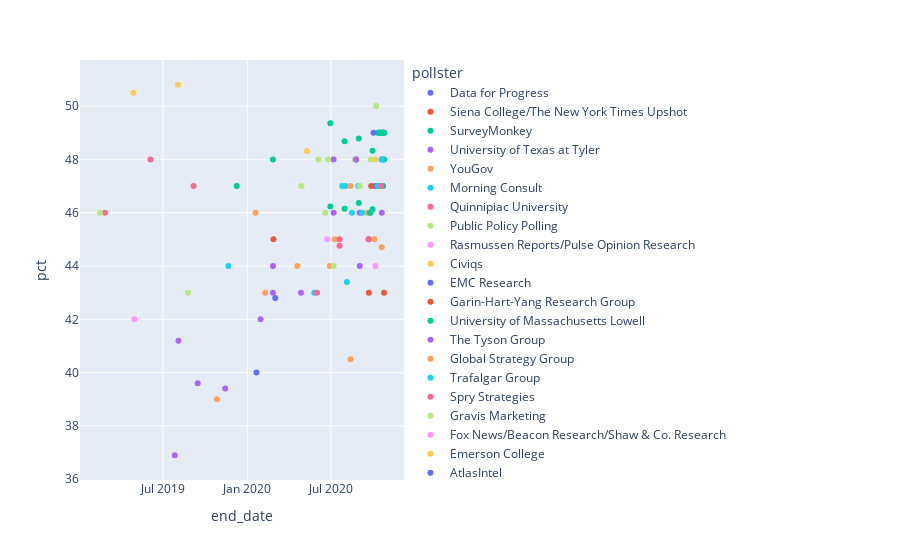

The notebook cell saved with this chart:
### Code cell
jb_tx_scatter = px.scatter(jb_texas, y="pct", x="end_date", color="pollster")
jb_tx_scatter.show()

### Figure 1 — Plotly figure (JSON) as saved in the notebook; plotly's stock layout.template omitted (floating-point values rounded to 4 significant figures)
{"data": [{"hovertemplate": "pollster=Data for Progress<br>end_date=%{x}<br>pct=%{y}<extra></extra>", "legendgroup": "Data for Progress", "marker": {"color": "#636efa", "symbol": "circle"}, "mode": "markers", "name": "Data for Progress", "orientation": "v", "showlegend": true, "type": "scatter", "x": ["2020-10-25T00:00:00", "2020-10-18T00:00:00", "2020-10-05T00:00:00", "2020-09-22T00:00:00", "2020-08-25T00:00:00", "2020-01-21T00:00:00"], "xaxis": "x", "y": [49, 47, 47, 45, 48, 40], "yaxis": "y"}, {"hovertemplate": "pollster=Siena College/The New York Times Upshot<br>end_date=%{x}<br>pct=%{y}<extra></extra>", "legendgroup": "Siena College/The New York Times Upshot", "marker": {"color": "#EF553B", "symbol": "circle"}, "mode": "markers", "name": "Siena College/The New York Times Upshot", "orientation": "v", "showlegend": true, "type": "scatter", "x": ["2020-10-25T00:00:00", "2020-09-22T00:00:00"], "xaxis": "x", "y": [43, 43], "yaxis": "y"}, {"hovertemplate": "pollster=SurveyMonkey<br>end_date=%{x}<br>pct=%{y}<extra></extra>", "legendgroup": "SurveyMonkey", "marker": {"color": "#00cc96", "symbol": "circle"}, "mode": "markers", "name": "SurveyMonkey", "orientation": "v", "showlegend": true, "type": "scatter", "x": ["2020-10-25T00:00:00", "2020-10-25T00:00:00", "2020-10-24T00:00:00", "2020-10-24T00:00:00", "2020-10-23T00:00:00", "2020-10-23T00:00:00", "2020-10-22T00:00:00", "2020-10-22T00:00:00", "2020-10-21T00:00:00", "2020-10-21T00:00:00", "2020-10-20T00:00:00", "2020-10-20T00:00:00", "2020-10-19T00:00:00", "2020-10-19T00:00:00", "2020-10-18T00:00:00", "2020-10-18T00:00:00", "2020-10-17T00:00:00", "2020-10-17T00:00:00", "2020-10-16T00:00:00", "2020-10-16T00:00:00", "2020-10-15T00:00:00", "2020-10-15T00:00:00", "2020-10-14T00:00:00", "2020-10-14T00:00:00", "2020-10-13T00:00:00", "2020-10-13T00:00:00", "2020-10-12T00:00:00", "2020-10-12T00:00:00", "2020-09-30T00:00:00", "2020-09-30T00:00:00", "2020-08-31T00:00:00", "2020-08-31T00:00:00", "2020-07-31T00:00:00", "2020-07-31T00:00:00", "2020-06-30T00:00:00", "2020-06-30T00:00:00"], "xaxis": "x", "y": [49, 48, 49, 48, 49, 47, 49, 47, 49, 47, 49, 47, 49, 47, 49, 47, 49, 47, 49, 47, 49, 47, 49, 47, 49, 47, 49, 47, 46.13, 48.32, 46.36, 48.78, 46.15, 48.68, 46.23, 49.36], "yaxis": "y"}, {"hovertemplate": "pollster=University of Texas at Tyler<br>end_date=%{x}<br>pct=%{y}<extra></extra>", "legendgroup": "University of Texas at Tyler", "marker": {"color": "#ab63fa", "symbol": "circle"}, "mode": "markers", "name": "University of Texas at Tyler", "orientation": "v", "showlegend": true, "type": "scatter", "x": ["2020-10-20T00:00:00", "2020-10-20T00:00:00", "2020-09-02T00:00:00", "2020-09-02T00:00:00", "2020-07-07T00:00:00", "2020-07-07T00:00:00", "2020-04-27T00:00:00", "2020-02-26T00:00:00", "2020-01-30T00:00:00", "2019-11-14T00:00:00", "2019-09-15T00:00:00", "2019-08-04T00:00:00", "2019-07-27T00:00:00"], "xaxis": "x", "y": [46, 48, 44, 46, 46, 48, 43, 44, 42, 39.4, 39.6, 41.2, 36.9], "yaxis": "y"}, {"hovertemplate": "pollster=YouGov<br>end_date=%{x}<br>pct=%{y}<extra></extra>", "legendgroup": "YouGov", "marker": {"color": "#FFA15A", "symbol": "circle"}, "mode": "markers", "name": "YouGov", "orientation": "v", "showlegend": true, "type": "scatter", "x": ["2020-10-20T00:00:00", "2020-10-04T00:00:00", "2020-09-18T00:00:00", "2020-08-13T00:00:00", "2020-07-10T00:00:00", "2020-06-29T00:00:00", "2020-04-19T00:00:00", "2020-02-09T00:00:00", "2019-10-27T00:00:00"], "xaxis": "x", "y": [44.7, 45, 46, 40.5, 45, 44, 44, 43, 39], "yaxis": "y"}, {"hovertemplate": "pollster=Morning Consult<br>end_date=%{x}<br>pct=%{y}<extra></extra>", "legendgroup": "Morning Consult", "marker": {"color": "#19d3f3", "symbol": "circle"}, "mode": "markers", "name": "Morning Consult", "orientation": "v", "showlegend": true, "type": "scatter", "x": ["2020-10-20T00:00:00", "2020-10-11T00:00:00", "2020-09-07T00:00:00", "2020-08-30T00:00:00", "2020-08-16T00:00:00", "2020-08-02T00:00:00", "2020-07-26T00:00:00", "2020-05-26T00:00:00"], "xaxis": "x", "y": [48, 47, 46, 47, 46, 47, 47, 43], "yaxis": "y"}, {"hovertemplate": "pollster=Quinnipiac University<br>end_date=%{x}<br>pct=%{y}<extra></extra>", "legendgroup": "Quinnipiac University", "marker": {"color": "#FF6692", "symbol": "circle"}, "mode": "markers", "name": "Quinnipiac University", "orientation": "v", "showlegend": true, "type": "scatter", "x": ["2020-10-19T00:00:00", "2020-09-21T00:00:00", "2020-07-20T00:00:00", "2020-06-01T00:00:00", "2019-06-04T00:00:00", "2019-02-25T00:00:00"], "xaxis": "x", "y": [47, 45, 45, 43, 48, 46], "yaxis": "y"}, {"hovertemplate": "pollster=Public Policy Polling<br>end_date=%{x}<br>pct=%{y}<extra></extra>", "legendgroup": "Public Policy Polling", "marker": {"color": "#B6E880", "symbol": "circle"}, "mode": "markers", "name": "Public Policy Polling", "orientation": "v", "showlegend": true, "type": "scatter", "x": ["2020-10-08T00:00:00", "2020-09-26T00:00:00", "2020-09-02T00:00:00", "2020-08-22T00:00:00", "2020-06-25T00:00:00", "2020-06-19T00:00:00", "2020-06-04T00:00:00", "2020-04-28T00:00:00", "2019-02-14T00:00:00"], "xaxis": "x", "y": [50, 48, 47, 48, 48, 46, 48, 47, 46], "yaxis": "y"}, {"hovertemplate": "pollster=Rasmussen Reports/Pulse Opinion Research<br>end_date=%{x}<br>pct=%{y}<extra></extra>", "legendgroup": "Rasmussen Reports/Pulse Opinion Research", "marker": {"color": "#FF97FF", "symbol": "circle"}, "mode": "markers", "name": "Rasmussen Reports/Pulse Opinion Research", "orientation": "v", "showlegend": true, "type": "scatter", "x": ["2020-10-06T00:00:00"], "xaxis": "x", "y": [44], "yaxis": "y"}, {"hovertemplate": "pollster=Civiqs<br>end_date=%{x}<br>pct=%{y}<extra></extra>", "legendgroup": "Civiqs", "marker": {"color": "#FECB52", "symbol": "circle"}, "mode": "markers", "name": "Civiqs", "orientation": "v", "showlegend": true, "type": "scatter", "x": ["2020-10-06T00:00:00"], "xaxis": "x", "y": [48], "yaxis": "y"}, {"hovertemplate": "pollster=EMC Research<br>end_date=%{x}<br>pct=%{y}<extra></extra>", "legendgroup": "EMC Research", "marker": {"color": "#636efa", "symbol": "circle"}, "mode": "markers", "name": "EMC Research", "orientation": "v", "showlegend": true, "type": "scatter", "x": ["2020-10-02T00:00:00"], "xaxis": "x", "y": [49], "yaxis": "y"}, {"hovertemplate": "pollster=Garin-Hart-Yang Research Group<br>end_date=%{x}<br>pct=%{y}<extra></extra>", "legendgroup": "Garin-Hart-Yang Research Group", "marker": {"color": "#EF553B", "symbol": "circle"}, "mode": "markers", "name": "Garin-Hart-Yang Research Group", "orientation": "v", "showlegend": true, "type": "scatter", "x": ["2020-09-27T00:00:00"], "xaxis": "x", "y": [47], "yaxis": "y"}, {"hovertemplate": "pollster=University of Massachusetts Lowell<br>end_date=%{x}<br>pct=%{y}<extra></extra>", "legendgroup": "University of Massachusetts Lowell", "marker": {"color": "#00cc96", "symbol": "circle"}, "mode": "markers", "name": "University of Massachusetts Lowell", "orientation": "v", "showlegend": true, "type": "scatter", "x": ["2020-09-25T00:00:00", "2020-09-25T00:00:00"], "xaxis": "x", "y": [46, 46], "yaxis": "y"}, {"hovertemplate": "pollster=The Tyson Group<br>end_date=%{x}<br>pct=%{y}<extra></extra>", "legendgroup": "The Tyson Group", "marker": {"color": "#ab63fa", "symbol": "circle"}, "mode": "markers", "name": "The Tyson Group", "orientation": "v", "showlegend": true, "type": "scatter", "x": ["2020-08-25T00:00:00"], "xaxis": "x", "y": [48], "yaxis": "y"}, {"hovertemplate": "pollster=Global Strategy Group<br>end_date=%{x}<br>pct=%{y}<extra></extra>", "legendgroup": "Global Strategy Group", "marker": {"color": "#FFA15A", "symbol": "circle"}, "mode": "markers", "name": "Global Strategy Group", "orientation": "v", "showlegend": true, "type": "scatter", "x": ["2020-08-13T00:00:00"], "xaxis": "x", "y": [47], "yaxis": "y"}, {"hovertemplate": "pollster=Trafalgar Group<br>end_date=%{x}<br>pct=%{y}<extra></extra>", "legendgroup": "Trafalgar Group", "marker": {"color": "#19d3f3", "symbol": "circle"}, "mode": "markers", "name": "Trafalgar Group", "orientation": "v", "showlegend": true, "type": "scatter", "x": ["2020-08-05T00:00:00"], "xaxis": "x", "y": [43.4], "yaxis": "y"}, {"hovertemplate": "pollster=Spry Strategies<br>end_date=%{x}<br>pct=%{y}<extra></extra>", "legendgroup": "Spry Strategies", "marker": {"color": "#FF6692", "symbol": "circle"}, "mode": "markers", "name": "Spry Strategies", "orientation": "v", "showlegend": true, "type": "scatter", "x": ["2020-07-20T00:00:00"], "xaxis": "x", "y": [44.76], "yaxis": "y"}, {"hovertemplate": "pollster=Gravis Marketing<br>end_date=%{x}<br>pct=%{y}<extra></extra>", "legendgroup": "Gravis Marketing", "marker": {"color": "#B6E880", "symbol": "circle"}, "mode": "markers", "name": "Gravis Marketing", "orientation": "v", "showlegend": true, "type": "scatter", "x": ["2020-07-07T00:00:00"], "xaxis": "x", "y": [44], "yaxis": "y"}, {"hovertemplate": "pollster=Fox News/Beacon Research/Shaw & Co. Research<br>end_date=%{x}<br>pct=%{y}<extra></extra>", "legendgroup": "Fox News/Beacon Research/Shaw & Co. Research", "marker": {"color": "#FF97FF", "symbol": "circle"}, "mode": "markers", "name": "Fox News/Beacon Research/Shaw & Co. Research", "orientation": "v", "showlegend": true, "type": "scatter", "x": ["2020-06-23T00:00:00"], "xaxis": "x", "y": [45], "yaxis": "y"}, {"hovertemplate": "pollster=Emerson College<br>end_date=%{x}<br>pct=%{y}<extra></extra>", "legendgroup": "Emerson College", "marker": {"color": "#FECB52", "symbol": "circle"}, "mode": "markers", "name": "Emerson College", "orientation": "v", "showlegend": true, "type": "scatter", "x": ["2020-05-10T00:00:00", "2019-08-03T00:00:00", "2019-04-28T00:00:00"], "xaxis": "x", "y": [48.31, 50.8, 50.5], "yaxis": "y"}, {"hovertemplate": "pollster=AtlasIntel<br>end_date=%{x}<br>pct=%{y}<extra></extra>", "legendgroup": "AtlasIntel", "marker": {"color": "#636efa", "symbol": "circle"}, "mode": "markers", "name": "AtlasIntel", "orientation": "v", "showlegend": true, "type": "scatter", "x": ["2020-03-02T00:00:00"], "xaxis": "x", "y": [42.8], "yaxis": "y"}, {"hovertemplate": "pollster=Marist College<br>end_date=%{x}<br>pct=%{y}<extra></extra>", "legendgroup": "Marist College", "marker": {"color": "#EF553B", "symbol": "circle"}, "mode": "markers", "name": "Marist College", "orientation": "v", "showlegend": true, "type": "scatter", "x": ["2020-02-27T00:00:00"], "xaxis": "x", "y": [45], "yaxis": "y"}, {"hovertemplate": "pollster=SSRS<br>end_date=%{x}<br>pct=%{y}<extra></extra>", "legendgroup": "SSRS", "marker": {"color": "#00cc96", "symbol": "circle"}, "mode": "markers", "name": "SSRS", "orientation": "v", "showlegend": true, "type": "scatter", "x": ["2020-02-26T00:00:00", "2019-12-09T00:00:00"], "xaxis": "x", "y": [48, 47], "yaxis": "y"}, {"hovertemplate": "pollster=Univision/University of Houston/Latino Decisions<br>end_date=%{x}<br>pct=%{y}<extra></extra>", "legendgroup": "Univision/University of Houston/Latino Decisions", "marker": {"color": "#ab63fa", "symbol": "circle"}, "mode": "markers", "name": "Univision/University of Houston/Latino Decisions", "orientation": "v", "showlegend": true, "type": "scatter", "x": ["2020-02-26T00:00:00"], "xaxis": "x", "y": [43], "yaxis": "y"}, {"hovertemplate": "pollster=Texas Lyceum<br>end_date=%{x}<br>pct=%{y}<extra></extra>", "legendgroup": "Texas Lyceum", "marker": {"color": "#FFA15A", "symbol": "circle"}, "mode": "markers", "name": "Texas Lyceum", "orientation": "v", "showlegend": true, "type": "scatter", "x": ["2020-01-19T00:00:00"], "xaxis": "x", "y": [46], "yaxis": "y"}, {"hovertemplate": "pollster=Beacon Research<br>end_date=%{x}<br>pct=%{y}<extra></extra>", "legendgroup": "Beacon Research", "marker": {"color": "#19d3f3", "symbol": "circle"}, "mode": "markers", "name": "Beacon Research", "orientation": "v", "showlegend": true, "type": "scatter", "x": ["2019-11-21T00:00:00"], "xaxis": "x", "y": [44], "yaxis": "y"}, {"hovertemplate": "pollster=Univision/University of Houston/Latino Decisions/North Star Opinion Research<br>end_date=%{x}<br>pct=%{y}<extra></extra>", "legendgroup": "Univision/University of Houston/Latino Decisions/North Star Opinion Research", "marker": {"color": "#FF6692", "symbol": "circle"}, "mode": "markers", "name": "Univision/University of Houston/Latino Decisions/North Star Opinion Research", "orientation": "v", "showlegend": true, "type": "scatter", "x": ["2019-09-06T00:00:00"], "xaxis": "x", "y": [47], "yaxis": "y"}, {"hovertemplate": "pollster=Climate Nexus<br>end_date=%{x}<br>pct=%{y}<extra></extra>", "legendgroup": "Climate Nexus", "marker": {"color": "#B6E880", "symbol": "circle"}, "mode": "markers", "name": "Climate Nexus", "orientation": "v", "showlegend": true, "type": "scatter", "x": ["2019-08-25T00:00:00"], "xaxis": "x", "y": [43], "yaxis": "y"}, {"hovertemplate": "pollster=WPA Intelligence (WPAi)<br>end_date=%{x}<br>pct=%{y}<extra></extra>", "legendgroup": "WPA Intelligence (WPAi)", "marker": {"color": "#FF97FF", "symbol": "circle"}, "mode": "markers", "name": "WPA Intelligence (WPAi)", "orientation": "v", "showlegend": true, "type": "scatter", "x": ["2019-04-30T00:00:00"], "xaxis": "x", "y": [42], "yaxis": "y"}], "layout": {"autosize": true, "legend": {"title": {"text": "pollster"}, "tracegroupgap": 0}, "margin": {"t": 60}, "xaxis": {"anchor": "y", "autorange": true, "domain": [0, 1], "range": ["2019-01-06 20:57:23.4783", "2020-12-02 03:02:36.5217"], "title": {"text": "end_date"}, "type": "date"}, "yaxis": {"anchor": "x", "autorange": true, "domain": [0, 1], "range": [35.91, 51.79], "title": {"text": "pct"}, "type": "linear"}}}
